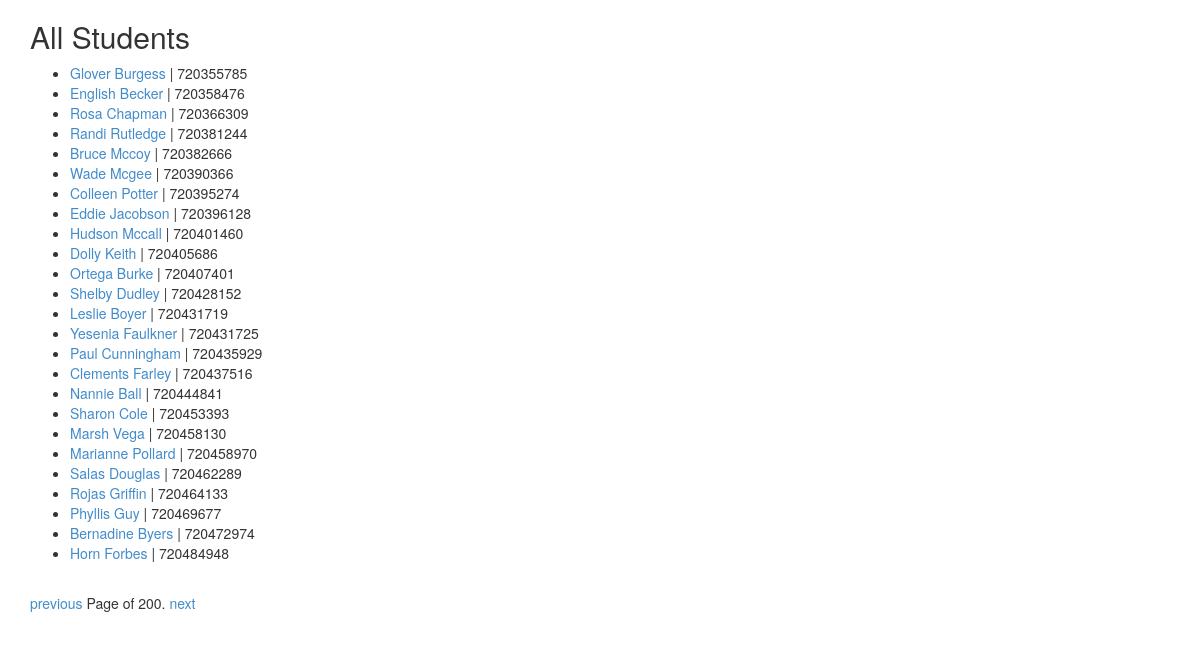
Page /student/?page=3 on the committed database.
### roster/models.py (models this page shows, shortened)
class Student(models.Model):
	name = models.CharField(max_length=50)
	pid = models.CharField(unique=True, max_length=12, verbose_name='PID')
	grade = models.IntegerField(max_length=3)
	age = models.IntegerField(max_length=3)
	gender = models.CharField(max_length=12)
	email = models.EmailField(unique=True, max_length=75)
	home_phone = models.CharField(max_length=20)
	cell_phone = models.CharField(max_length=20)
	class_year = models.IntegerField(max_length=4)
	credit_hours_earned = models.IntegerField(max_length=3)
	credit_hours_enrolled = models.IntegerField(max_length=2)
	gpa = models.DecimalField(max_digits=3, decimal_places=2, verbose_name='GPA')
	major = models.CharField(max_length=50)
	minor = models.CharField(max_length=50)
	home_address = models.CharField(max_length=300)
	school_address = models.CharField(max_length=300)
	profile_picture = models.ImageField(upload_to='photos/prolfie_pictures/', height_field=None, width_field=None, max_length=150)
	class Meta(object):
		ordering = ('pid', 'name')

### roster/views.py (the view)
# urls.py: url(r'^student/$', views.studentList, name='roster_student_list'),
def studentList(request):
	student_list = Student.objects.all()
	paginator = Paginator(student_list, 25)
	page = request.GET.get('page')
	try:
		students = paginator.page(page)
	except PageNotAnInteger:
		students = paginator.page(1)
	except EmptyPage:
		students = paginator.page(paginator.num_pages)
	return render(request, 'roster/student_list.html', {'students': students})

### roster/templates/roster/student_list.html
{% extends "base.html" %}
{% block content %}
<h2>All Students</h2>
<ul>
{% for student in students %}
	<li><a href="{{ student.id }}">{{ student.name }}</a> | {{ student.pid }}</li>
{% endfor %}
</ul>
<div class="pagination">
	<span class="step-links">
		{% if students.has_previous %}
			<a href="?page={{ students.previous_page_number }}">previous</a>
		{% endif %}
		<span class="current">
			Page {{ student.number }} of {{ students.paginator.num_pages }}.
		</span>
		{% if students.has_next %}
			<a href="?page={{ students.next_page_number }}">next</a>
		{% endif %}
	</span>
</div>
{% endblock %}

### rows in the picture
Student: name "Glover Burgess", pid "720355785"
Student: name "English Becker", pid "720358476"
Student: name "Rosa Chapman", pid "720366309"
Student: name "Randi Rutledge", pid "720381244"
Student: name "Bruce Mccoy", pid "720382666"
Student: name "Wade Mcgee", pid "720390366"
Student: name "Colleen Potter", pid "720395274"
Student: name "Eddie Jacobson", pid "720396128"
Student: name "Hudson Mccall", pid "720401460"
Student: name "Ortega Burke", pid "720407401"
Student: name "Leslie Boyer", pid "720431719"
Student: name "Yesenia Faulkner", pid "720431725"
Student: name "Paul Cunningham", pid "720435929"
Student: name "Sharon Cole", pid "720453393"
Student: name "Marsh Vega", pid "720458130"
Student: name "Marianne Pollard", pid "720458970"
Student: name "Salas Douglas", pid "720462289"
Student: name "Rojas Griffin", pid "720464133"
Student: name "Bernadine Byers", pid "720472974"
Student: name "Horn Forbes", pid "720484948"

### other values in the picture
{{ students.paginator.num_pages }} "200"
